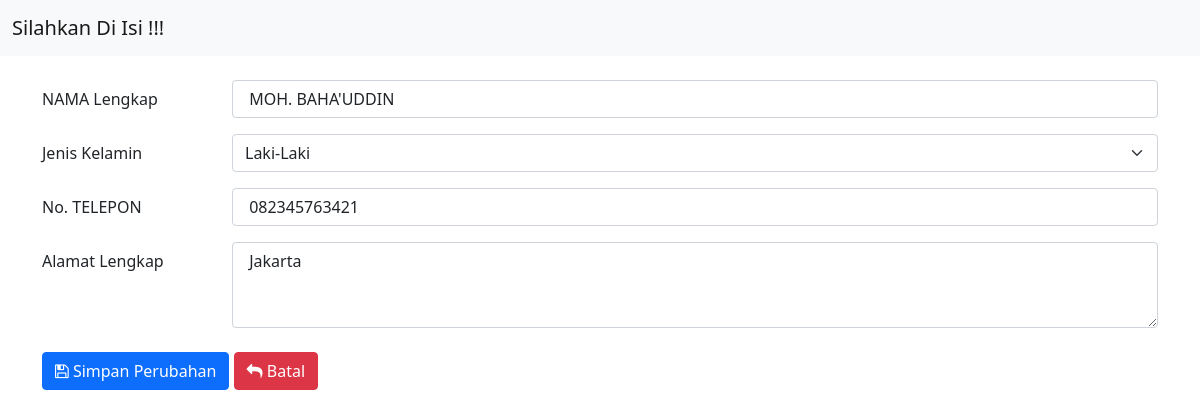
The page /kelola.karyawan.php?ubah=111 on the database its author committed.
### tables this page shows
CREATE TABLE `karyawan` (
  `ID_KARYAWAN` int(11) NOT NULL,
  `NAMA` varchar(50) NOT NULL,
  `JENIS_KELAMIN` varchar(50) NOT NULL,
  `TELEPON` varchar(50) NOT NULL,
  `ALAMAT` varchar(50) NOT NULL
);

### kelola.karyawan.php (the view, shortened to what this page needs)
<?php
include 'inc_koneksi.php';
?>
<!doctype html>
<?php
$NAMA = '';
$JENIS_KELAMIN = '';
$TELEPON = '';
$ALAMAT = '';
if (isset($_GET['ubah'])) {
    $ID_KARYAWAN = $_GET['ubah'];
    $query = "SELECT * FROM karyawan WHERE ID_KARYAWAN = '$ID_KARYAWAN';";
    $sql = mysqli_query($koneksi, $query);
    $result = mysqli_fetch_assoc($sql);
    $NAMA = $result['NAMA'];
    $JENIS_KELAMIN = $result['JENIS_KELAMIN'];
    $TELEPON = $result['TELEPON'];
    $ALAMAT = $result['ALAMAT'];
}
?>
<html lang="en">
<head>
    <link href="css/bootstrap.min.css" rel="stylesheet">
    <link rel="stylesheet" href="fontawesome/css/font-awesome.min.css">
</head>
<body>
    <nav class="navbar navbar-light bg-light mb-4">
        <div class="container-fluid">
            <a class="navbar-brand" href="#">
                Silahkan Di Isi !!!
            </a>
        </div>
    </nav>
    <div class="container">
        <form method="POST" action="proses_karyawan.php" enctype="multipart/form-data">
            <div class="mb-3 row">
                <label for="NAMA" class="col-sm-2 col-form-label">
                    NAMA Lengkap</label>
                <div class="col-sm-10">
                    <input required type="text" name="NAMA" class="form-control" id="NAMA" placeholder="Ex: Iam Google" value=" <?php echo $NAMA; ?>">
                </div>
            </div>
            <div class="mb-3 row">
                <label for="JENIS_KELAMIN" class="col-sm-2 col-form-label">
                    Jenis Kelamin</label>
                <div class="col-sm-10">
                    <select required id="JENIS_KELAMIN" name="JENIS_KELAMIN" class="form-select">
                        <option <?php if ($JENIS_KELAMIN == 'Laki-Laki') {
                                    echo "selected";
                                } ?> value='Laki-Laki'>Laki-Laki</option>
                    </select>
                </div>
            </div>
            <div class="mb-3 row">
                <label for="TELEPON" class="col-sm-2 col-form-label">
                    No. TELEPON</label>
                <div class="col-sm-10">
                    <input required type="text" name="TELEPON" class="form-control" id="TELEPON" placeholder="Ex: 123456789101" value=" <?php echo $TELEPON; ?>">
                </div>
            </div>
            <div class="mb-3 row">
                <label for="ALAMAT" class="col-sm-2 col-form-label">
                    Alamat Lengkap</label>
                <div class="col-sm-10">
                    <textarea required class="form-control" id="ALAMAT" name="ALAMAT" rows="3"> <?php echo $ALAMAT; ?> </textarea>
                </div>
            </div>
            <div class="mb-3 row mt-4">
                <div class="col">
                    <?php
                    if (isset($_GET['ubah'])) {
                    ?>
                        <button type="submit" name="aksi" value="edit" class="btn btn-primary">
                            <i class="fa fa-floppy-o" aria-hidden="true"></i>
                            Simpan Perubahan
                        </button>
                    <?php
                    }
                    ?>
                    <a href="karyawan.php" type="button" class="btn btn-danger">
                        <i class="fa fa-reply" aria-hidden="true"></i>
                        Batal
                    </a>
                </div>
        </form>
    </div>
</body>
</html>

### rows shown on the page
karyawan: NAMA "MOH. BAHA'UDDIN", JENIS_KELAMIN "Laki-Laki", TELEPON "082345763421", ALAMAT "Jakarta"
